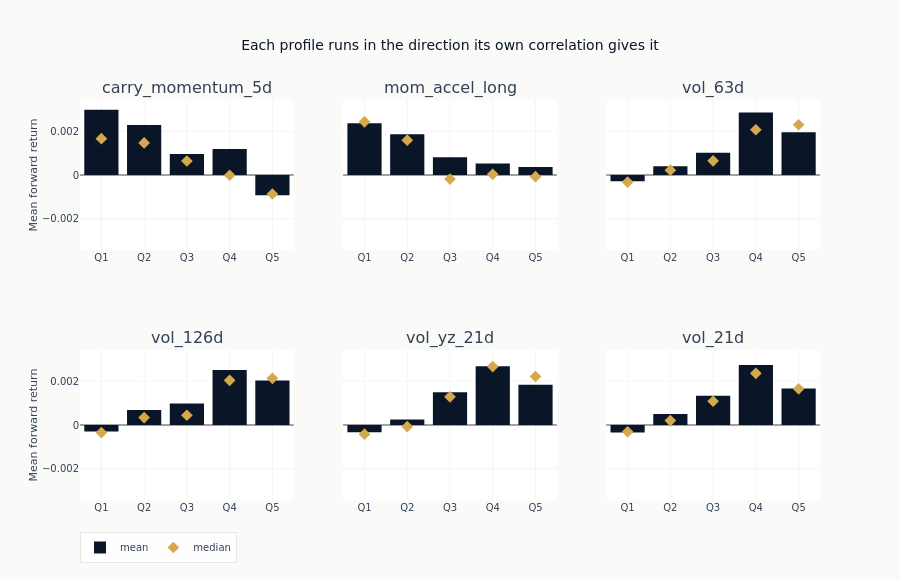

This figure's notebook cell:
### Code cell
if quantile_spreads:
    n_show = min(SHAPE_SHOWN, len(quantile_spreads))
    feats_to_show = list(quantile_spreads.keys())[:n_show]
    n_rows_fig = (n_show + 2) // 3
    fig = make_subplots(rows=n_rows_fig, cols=3, subplot_titles=feats_to_show, shared_yaxes=True)
    for idx, feat in enumerate(feats_to_show):
        r, c = divmod(idx, 3)
        fig.add_trace(
            go.Bar(
                x=QUANTILE_LABELS,
                y=quantile_spreads[feat]["q_means"],
                marker_color=COLORS["blue"],
                name="mean",
                legendgroup="mean",
                showlegend=idx == 0,
            ),
            row=r + 1,
            col=c + 1,
        )
        fig.add_trace(
            go.Scatter(
                x=QUANTILE_LABELS,
                y=quantile_spreads[feat]["q_medians"],
                mode="markers",
                marker=dict(color=COLORS["amber"], size=9, symbol="diamond"),
                name="median",
                legendgroup="median",
                showlegend=idx == 0,
            ),
            row=r + 1,
            col=c + 1,
        )
    # One y range across the panels: the point of the panels side by side is that their
    # heights are comparable, which independent auto-scaling would destroy.
    span = max(
        abs(value)
        for feat in feats_to_show
        for key in ("q_means", "q_medians")
        for value in quantile_spreads[feat][key]
    )
    fig.update_yaxes(range=[-1.15 * span, 1.15 * span])
    fig.update_yaxes(title_text="Mean forward return", col=1)
    fig.update_layout(
        template="ml4t",
        height=260 * n_rows_fig + 60,
        width=900,
        title_text="Each profile runs in the direction its own correlation gives it",
        legend=dict(orientation="h", y=-0.08),
    )
    fig.show()

### Figure 1 — Plotly figure (JSON) as saved in the notebook; plotly's stock layout.template omitted (floating-point values rounded to 4 significant figures)
{"data": [{"legendgroup": "mean", "marker": {"color": "#0a1628"}, "name": "mean", "showlegend": true, "type": "bar", "x": ["Q1", "Q2", "Q3", "Q4", "Q5"], "xaxis": "x", "y": [0.002978, 0.002283, 0.000958, 0.001185, -0.0009254], "yaxis": "y"}, {"legendgroup": "median", "marker": {"color": "#D4A84B", "size": 9, "symbol": "diamond"}, "mode": "markers", "name": "median", "showlegend": true, "type": "scatter", "x": ["Q1", "Q2", "Q3", "Q4", "Q5"], "xaxis": "x", "y": [0.001657, 0.001466, 0.0006386, -1.228e-05, -0.0008673], "yaxis": "y"}, {"legendgroup": "mean", "marker": {"color": "#0a1628"}, "name": "mean", "showlegend": false, "type": "bar", "x": ["Q1", "Q2", "Q3", "Q4", "Q5"], "xaxis": "x2", "y": [0.002368, 0.001858, 0.0008067, 0.0005223, 0.0003693], "yaxis": "y2"}, {"legendgroup": "median", "marker": {"color": "#D4A84B", "size": 9, "symbol": "diamond"}, "mode": "markers", "name": "median", "showlegend": false, "type": "scatter", "x": ["Q1", "Q2", "Q3", "Q4", "Q5"], "xaxis": "x2", "y": [0.002426, 0.001591, -0.0001854, 3.184e-05, -7.467e-05], "yaxis": "y2"}, {"legendgroup": "mean", "marker": {"color": "#0a1628"}, "name": "mean", "showlegend": false, "type": "bar", "x": ["Q1", "Q2", "Q3", "Q4", "Q5"], "xaxis": "x3", "y": [-0.0002896, 0.0003945, 0.001012, 0.002848, 0.001946], "yaxis": "y3"}, {"legendgroup": "median", "marker": {"color": "#D4A84B", "size": 9, "symbol": "diamond"}, "mode": "markers", "name": "median", "showlegend": false, "type": "scatter", "x": ["Q1", "Q2", "Q3", "Q4", "Q5"], "xaxis": "x3", "y": [-0.0003211, 0.0002186, 0.0006489, 0.002067, 0.002295], "yaxis": "y3"}, {"legendgroup": "mean", "marker": {"color": "#0a1628"}, "name": "mean", "showlegend": false, "type": "bar", "x": ["Q1", "Q2", "Q3", "Q4", "Q5"], "xaxis": "x4", "y": [-0.0002941, 0.000684, 0.0009855, 0.002516, 0.002033], "yaxis": "y4"}, {"legendgroup": "median", "marker": {"color": "#D4A84B", "size": 9, "symbol": "diamond"}, "mode": "markers", "name": "median", "showlegend": false, "type": "scatter", "x": ["Q1", "Q2", "Q3", "Q4", "Q5"], "xaxis": "x4", "y": [-0.0003465, 0.0003375, 0.0004458, 0.002039, 0.00213], "yaxis": "y4"}, {"legendgroup": "mean", "marker": {"color": "#0a1628"}, "name": "mean", "showlegend": false, "type": "bar", "x": ["Q1", "Q2", "Q3", "Q4", "Q5"], "xaxis": "x5", "y": [-0.0003355, 0.0002529, 0.00149, 0.002682, 0.001836], "yaxis": "y5"}, {"legendgroup": "median", "marker": {"color": "#D4A84B", "size": 9, "symbol": "diamond"}, "mode": "markers", "name": "median", "showlegend": false, "type": "scatter", "x": ["Q1", "Q2", "Q3", "Q4", "Q5"], "xaxis": "x5", "y": [-0.00042, -7.091e-05, 0.001285, 0.002667, 0.002213], "yaxis": "y5"}, {"legendgroup": "mean", "marker": {"color": "#0a1628"}, "name": "mean", "showlegend": false, "type": "bar", "x": ["Q1", "Q2", "Q3", "Q4", "Q5"], "xaxis": "x6", "y": [-0.0003404, 0.0005074, 0.001338, 0.002736, 0.00167], "yaxis": "y6"}, {"legendgroup": "median", "marker": {"color": "#D4A84B", "size": 9, "symbol": "diamond"}, "mode": "markers", "name": "median", "showlegend": false, "type": "scatter", "x": ["Q1", "Q2", "Q3", "Q4", "Q5"], "xaxis": "x6", "y": [-0.0003082, 0.0002032, 0.001085, 0.002361, 0.001654], "yaxis": "y6"}], "layout": {"annotations": [{"font": {"size": 16}, "showarrow": false, "text": "carry_momentum_5d", "x": 0.1444, "xanchor": "center", "xref": "paper", "y": 1.0, "yanchor": "bottom", "yref": "paper"}, {"font": {"size": 16}, "showarrow": false, "text": "mom_accel_long", "x": 0.5, "xanchor": "center", "xref": "paper", "y": 1.0, "yanchor": "bottom", "yref": "paper"}, {"font": {"size": 16}, "showarrow": false, "text": "vol_63d", "x": 0.8556, "xanchor": "center", "xref": "paper", "y": 1.0, "yanchor": "bottom", "yref": "paper"}, {"font": {"size": 16}, "showarrow": false, "text": "vol_126d", "x": 0.1444, "xanchor": "center", "xref": "paper", "y": 0.375, "yanchor": "bottom", "yref": "paper"}, {"font": {"size": 16}, "showarrow": false, "text": "vol_yz_21d", "x": 0.5, "xanchor": "center", "xref": "paper", "y": 0.375, "yanchor": "bottom", "yref": "paper"}, {"font": {"size": 16}, "showarrow": false, "text": "vol_21d", "x": 0.8556, "xanchor": "center", "xref": "paper", "y": 0.375, "yanchor": "bottom", "yref": "paper"}], "height": 580, "legend": {"orientation": "h", "y": -0.08}, "title": {"text": "Each profile runs in the direction its own correlation gives it"}, "width": 900, "xaxis": {"anchor": "y", "domain": [0.0, 0.2889]}, "xaxis2": {"anchor": "y2", "domain": [0.3556, 0.6444]}, "xaxis3": {"anchor": "y3", "domain": [0.7111, 1.0]}, "xaxis4": {"anchor": "y4", "domain": [0.0, 0.2889]}, "xaxis5": {"anchor": "y5", "domain": [0.3556, 0.6444]}, "xaxis6": {"anchor": "y6", "domain": [0.7111, 1.0]}, "yaxis": {"anchor": "x", "domain": [0.625, 1.0], "range": [-0.003424, 0.003424], "title": {"text": "Mean forward return"}}, "yaxis2": {"anchor": "x2", "domain": [0.625, 1.0], "matches": "y", "range": [-0.003424, 0.003424], "showticklabels": false}, "yaxis3": {"anchor": "x3", "domain": [0.625, 1.0], "matches": "y", "range": [-0.003424, 0.003424], "showticklabels": false}, "yaxis4": {"anchor": "x4", "domain": [0.0, 0.375], "range": [-0.003424, 0.003424], "title": {"text": "Mean forward return"}}, "yaxis5": {"anchor": "x5", "domain": [0.0, 0.375], "matches": "y4", "range": [-0.003424, 0.003424], "showticklabels": false}, "yaxis6": {"anchor": "x6", "domain": [0.0, 0.375], "matches": "y4", "range": [-0.003424, 0.003424], "showticklabels": false}}}
